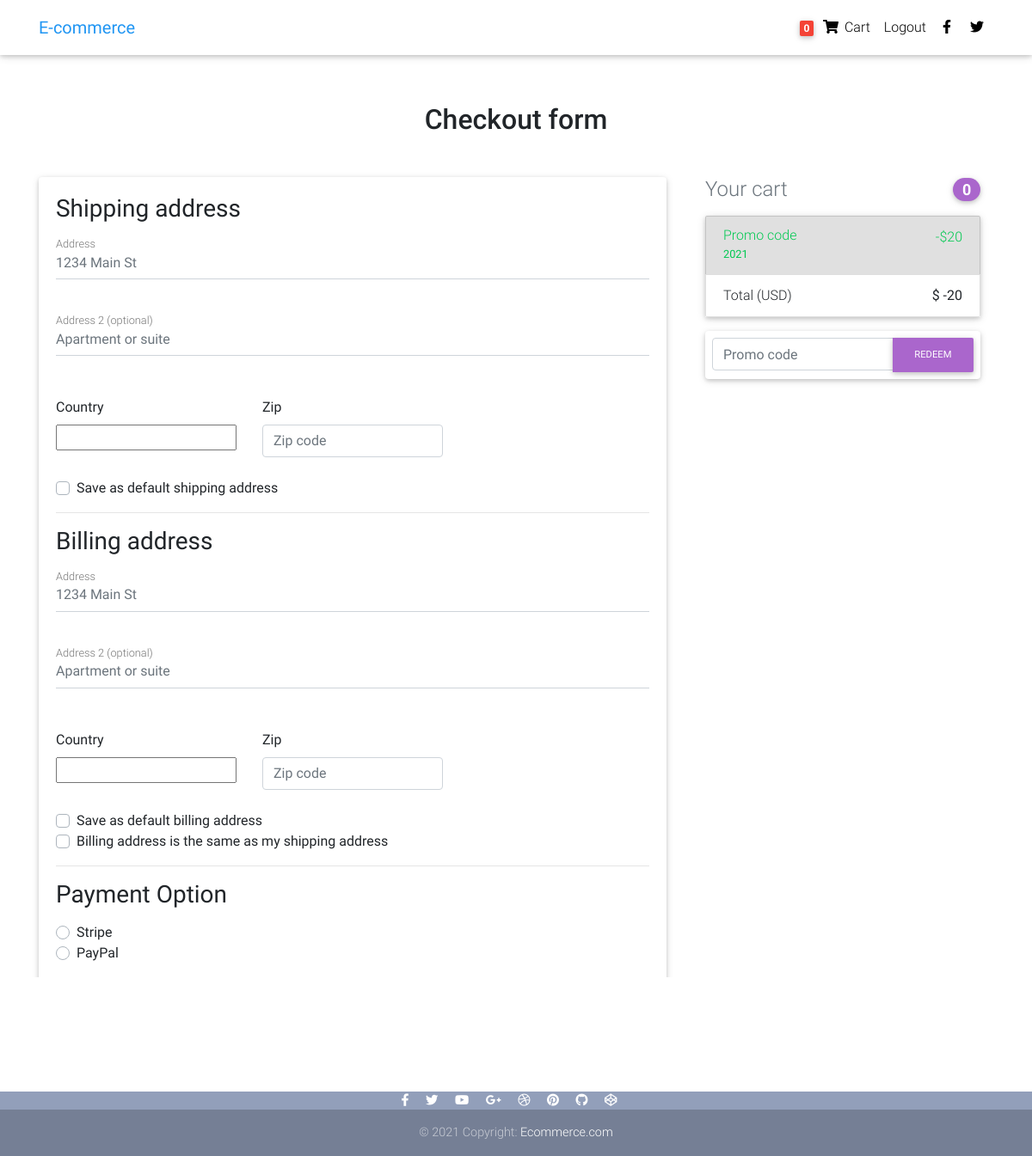
The page /checkout/ (signed in) on the database its author committed.
### core/models.py (models this page shows, shortened)
class Order(models.Model):
    user = models.ForeignKey(settings.AUTH_USER_MODEL, on_delete=models.CASCADE)
    ref_code = models.CharField(max_length=20, blank=True, null=True)
    items = models.ManyToManyField(OrderItem)
    start_date = models.DateTimeField(auto_now_add=True)
    ordered_date = models.DateTimeField()
    ordered = models.BooleanField(default=False)
    billing_address = models.ForeignKey('Address', related_name='billing_address',
                                         on_delete=models.SET_NULL, blank=True, null=True)
    shipping_address = models.ForeignKey('Address', related_name='shipping_address',
                                        on_delete=models.SET_NULL, blank=True, null=True)
    payment = models.ForeignKey('Payment', on_delete=models.SET_NULL, blank=True, null=True)
    coupon = models.ForeignKey('Coupon', on_delete=models.SET_NULL, blank=True, null=True)
    being_delivered = models.BooleanField(default=False)    # 運送狀態
    received = models.BooleanField(default=False)           # 收貨狀態
    refund_requested = models.BooleanField(default=False)   # 退單需求
    refund_granted = models.BooleanField(default=False)     # 被核可的退單
    '''
    create Order
    1. add to cart
    2. add a billing address
    3. payment
    4. being delivered
    5. received
    6. refunds**
    '''
    def get_total(self):
        total = 0
        for order_item in self.items.all():
            total += order_item.get_final_price()
        if self.coupon:
            total -= self.coupon.amount
        return total

class Coupon(models.Model):
    code = models.CharField(max_length=15)
    amount = models.PositiveIntegerField()

### core/views.py (the view, shortened to what this page needs)
# urls.py: path('checkout/', CheckoutView.as_view(), name='checkout'),
class CheckoutView(View):
    def get(self, *args, **kwargs):
        try:
            order = Order.objects.get(user=self.request.user, ordered=False)
            form = CheckoutForm()     # CheckoutForm object
            coupon = CouponForm()     # CouponForm object
            context = {
                'form': form,
                'order': order,
                'couponform': coupon,
                'DISPLAY_COUPON_FORM': True,    # 在 checkout.html 預設顯示，payment.html 預設不顯示
            }
            shipping_address_qs = Address.objects.filter(
                user=self.request.user,
                address_type='S',
                default=True
            ).order_by('-timestamp')    # use latest address
            if shipping_address_qs.exists():
                context.update({'default_shipping_address': shipping_address_qs[0]})
            billing_address_qs = Address.objects.filter(
                user=self.request.user,
                address_type='B',
                default=True
            ).order_by('-timestamp')
            if billing_address_qs.exists():
                context.update({'default_billing_address': billing_address_qs[0]})
            return render(self.request, 'checkout.html', context)
        except ObjectDoesNotExist:
            messages.info(self.request, 'You do not have an active order.')
            return redirect('core:checkout')

### core/forms.py
class CheckoutForm(forms.Form):
    shipping_address = forms.CharField(required=False)
    shipping_address2 = forms.CharField(required=False)
    shipping_country = CountryField(blank_label='(select country)').formfield(
        required=False,
        widget=CountrySelectWidget(attrs={'class': 'custom-select d-block w-100',})
    )
    shipping_zip = forms.CharField(required=False)
    billing_address = forms.CharField(required=False)
    billing_address2 = forms.CharField(required=False)
    billing_country = CountryField(blank_label='(select country)').formfield(
        required=False,
        widget=CountrySelectWidget(attrs={'class': 'custom-select d-block w-100',})
    )
    billing_zip = forms.CharField(required=False)
    same_as_shipping_address = forms.BooleanField(required=False)
    set_default_shipping = forms.BooleanField(required=False)
    use_default_shipping = forms.BooleanField(required=False)
    set_default_billing = forms.BooleanField(required=False)
    use_default_billing = forms.BooleanField(required=False)
    payment_option = forms.ChoiceField(widget=forms.RadioSelect(), choices=PAYMENT_CHOICES)

class CouponForm(forms.Form):
    code = forms.CharField(widget=forms.TextInput(attrs={
        'class': 'form-control',
        'placeholder': 'Promo code',
        'aria-label': 'Recipient\'s username',
        'aria-describedby': 'basic-addon2'
    }))

### core/templatetags/cart_template_tags.py (called while the page is built)
@register.filter
def cart_item_count(user):
    if user.is_authenticated:
        qs = Order.objects.filter(user=user, ordered=False)
        if qs.exists():
            return qs[0].items.count()
    return 0

### templates/checkout.html (shortened to what this page needs)
{% extends 'base.html' %}
{% load crispy_forms_tags %}
{% block content %}
<main>
  <div class="container wow fadeIn">
    <h2 class="my-5 h2 text-center">Checkout form</h2>
    <div class="row">
      <div class="col-md-8 mb-4">
        <div class="card">
          <form method="POST" class="card-body">
            <h3>Shipping address</h3>
            <div class="hideable_shipping_form">
            <div class="md-form mb-5">
              <input type="text" placeholder="1234 Main St" id="shipping_address" name="shipping_address" class="form-control">
              <label for="shipping_address" class="">Address</label>
            </div>
            <div class="md-form mb-5">
              <input type="text" placeholder="Apartment or suite" id="shipping_address2" name="shipping_address2" class="form-control">
              <label for="shipping_address2" class="">Address 2 (optional)</label>
            </div>
              <div class="row">
                <div class="col-lg-4 col-md-12 mb-4">
                  <label for="country">Country</label>
                  {{ form.shipping_country }}
                </div>
                <div class="col-lg-4 col-md-6 mb-4">
                  <label for="shipping_zip">Zip</label>
                  <input type="text" placeholder="Zip code" id="shipping_zip" name="shipping_zip" class="form-control">
                </div>
              </div>
              <div class="custom-control custom-checkbox">
                <label class="custom-control-label" for="set_default_shipping">Save as default shipping address</label>
              </div>
            </div>
            <hr>
            <h3>Billing address</h3>
            <div class="hideable_billing_form">
            <div class="md-form mb-5">
              <input type="text" placeholder="1234 Main St" id="billing_address" name="billing_address" class="form-control">
              <label for="billing_address" class="">Address</label>
            </div>
            <div class="md-form mb-5">
              <input type="text" placeholder="Apartment or suite" id="billing_address2" name="billing_address2" class="form-control">
              <label for="billing_address2" class="">Address 2 (optional)</label>
            </div>
              <div class="row">
                <div class="col-lg-4 col-md-12 mb-4">
                  <label for="country">Country</label>
                  {{ form.billing_country }}
                </div>
                <div class="col-lg-4 col-md-6 mb-4">
                  <label for="billing_zip">Zip</label>
                  <input type="text" placeholder="Zip code" id="billing_zip" name="billing_zip" class="form-control">
                </div>
              </div>
              <div class="custom-control custom-checkbox">
                <label class="custom-control-label" for="set_default_billing">Save as default billing address</label>
              </div>
            </div>
            <div class="custom-control custom-checkbox" id="checkbox_same">
              <label class="custom-control-label" for="same_as_shipping_address">Billing address is the same as my shipping address</label>
            </div>
            <hr>
            <h3>Payment Option</h3>
            <div class="d-block my-3">
              {% for value, name in form.fields.payment_option.choices %}
              <div class="custom-control custom-radio">
                <label class="custom-control-label" for="{{ name }}">{{ name }}</label>
              </div>
              {% endfor %}
            </div>
            <hr class="mb-4">
            <button class="btn btn-primary btn-lg btn-block" type="submit">Continue to checkout</button>
          </form>
        </div>
      </div>
      <div class="col-md-4 mb-4">
        {% include 'order_snippet.html' %}
      </div>
    </div>
    <br>
  </div>
</main>
{% endblock content %}

### templates/navbar.html (shortened to what this page needs)
{% load cart_template_tags %}
  <nav class="navbar fixed-top navbar-expand-sm navbar-light white scrolling-navbar">
    <div class="container">
      <a class="navbar-brand waves-effect" href="{% url 'core:home'%}">
        <strong class="blue-text">E-commerce</strong>
      </a>
      <div class="collapse navbar-collapse" id="navbarSupportedContent">
        <ul class="navbar-nav nav-flex-icons">
          {% if request.user.is_authenticated %}
          <li class="nav-item">
            <a class="nav-link waves-effect" href="{% url 'core:order_summary' %}">
              <span class="badge red z-depth-1 mr-1"> {{ request.user|cart_item_count }} </span>
              <i class="fas fa-shopping-cart"></i>
              <span class="clearfix d-none d-sm-inline-block"> Cart </span>
            </a>
          </li>
          <li class="nav-item">
            <a class="nav-link waves-effect" href="{% url 'account_logout' %}">
              <span class="clearfix d-none d-sm-inline-block"> Logout </span>
            </a>
          </li>
          {% endif %}
          <li class="nav-item">
            <a href="https://www.facebook.com/mdbootstrap" class="nav-link waves-effect" target="_blank">
              <i class="fab fa-facebook-f"></i>
            </a>
          </li>
          <li class="nav-item">
            <a href="https://twitter.com/MDBootstrap" class="nav-link waves-effect" target="_blank">
              <i class="fab fa-twitter"></i>
            </a>
          </li>
        </ul>
      </div>
    </div>
  </nav>

### templates/order_snippet.html (shortened to what this page needs)
<div class="col-md-12 mb-4">
<h4 class="d-flex justify-content-between align-items-center mb-3">
    <span class="text-muted">Your cart</span>
    <span class="badge badge-secondary badge-pill">{{ order.items.count }}</span>
</h4>
<ul class="list-group mb-3 z-depth-1">
    {% if order.coupon %}
    <li class="list-group-item d-flex justify-content-between bg-light">
    <div class="text-success">
        <h6 class="my-0">Promo code</h6>
        <small>{{ order.coupon.code }}</small>
    </div>
    <span class="text-success">-${{ order.coupon.amount }}</span>
    </li>
    {% endif %}
    <li class="list-group-item d-flex justify-content-between">
    <span>Total (USD)</span>
    <strong>$ {{ order.get_total }}</strong>
    </li>
</ul>
{% if DISPLAY_COUPON_FORM %}
<form class="card p-2" action="{% url 'core:add_coupon' %}" method='POST'>
    <div class="input-group">
        {{ couponform.code }}
        <div class="input-group-append">
        <button class="btn btn-secondary btn-md waves-effect m-0" type="submit">Redeem</button>
        </div>
    </div>
</form>
{% endif %}
</div>

### templates/base.html (style rules this page uses)
html, body, header, .carousel { height: 60vh; }

### rows shown on the page
Order: items.count "0", coupon.code "2021", coupon.amount "20", get_total "-20"

### other values the page prints
{{ request.user|cart_item_count }} "0"
{{ name }} "Stripe" "PayPal"
